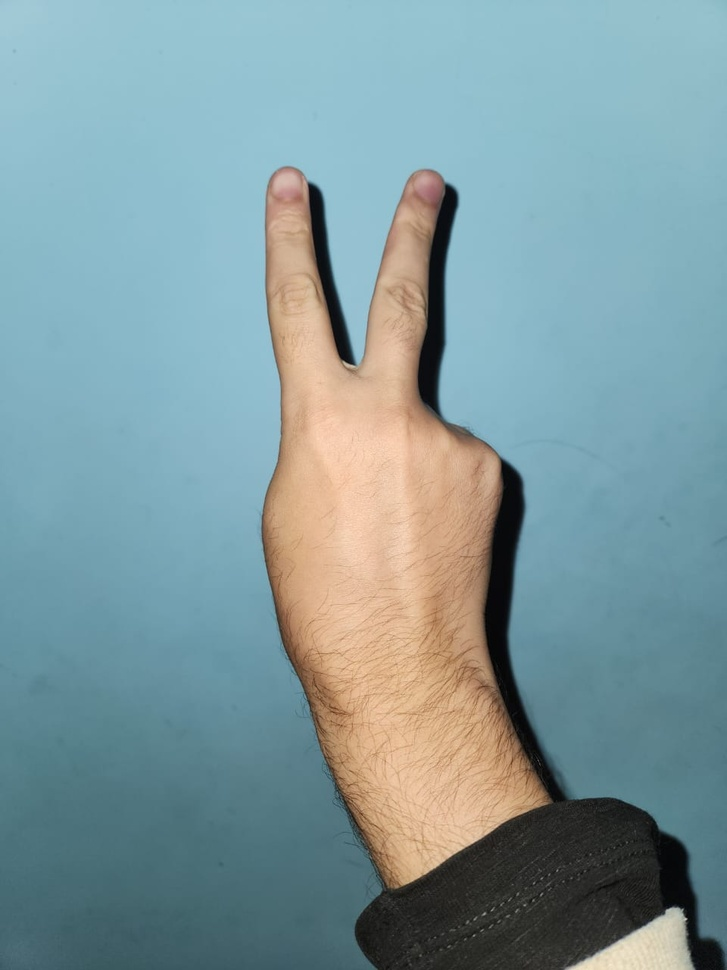
#> input picture gesture-recognition/peace.jpg, 727 x 970 px, shrunk from 960 x 1280 before the run
$ python -i recognizer.py   (imports and definitions only)
#> lines starting #> are read from the running program, lines starting #| are printed output that depends on the picture; after the words box and inside, x2 and y2 are one past the last pixel; in counts of white or black regions, pixels touching at a corner belong together
### gesture-recognition/commonfunctions.py


import skimage.io as io
import matplotlib.pyplot as plt
import numpy as np
from skimage.exposure import histogram
from matplotlib.pyplot import bar
from skimage.color import rgb2gray,rgb2hsv

# Convolution:
from scipy.signal import convolve2d
from scipy import fftpack
import math

from skimage.util import random_noise
from skimage.filters import median
from skimage.feature import canny
from skimage.measure import label
from skimage.color import label2rgb


# Edges
from skimage.filters import sobel_h, sobel, sobel_v,roberts, prewitt

# Show the figures / plots inside the notebook
def show_images(images,titles=None):
    #This function is used to show image(s) with titles by sending an array of images and an array of associated titles.
    # images[0] will be drawn with the title titles[0] if exists
    # You aren't required to understand this function, use it as-is.
    n_ims = len(images)
    if titles is None: titles = ['(%d)' % i for i in range(1,n_ims + 1)]
    fig = plt.figure()
    n = 1
    for image,title in zip(images,titles):
        a = fig.add_subplot(1,n_ims,n)
        if image.ndim == 2:
            plt.gray()
        plt.imshow(image)
        a.set_title(title)
        n += 1
    fig.set_size_inches(np.array(fig.get_size_inches()) * n_ims)
    plt.show()


# [6 lines left out: function showHist, not called in this run]

### gesture-recognition/recognizer.py
import cv2
import threading
from skimage.color import rgb2gray
from skimage.filters import gaussian, threshold_otsu
from skimage.measure import label, regionprops
import numpy as np
from commonfunctions import *
def Recognizer(capturedFrame):
    # preprocess the frame
    gray_frame = rgb2gray(capturedFrame)
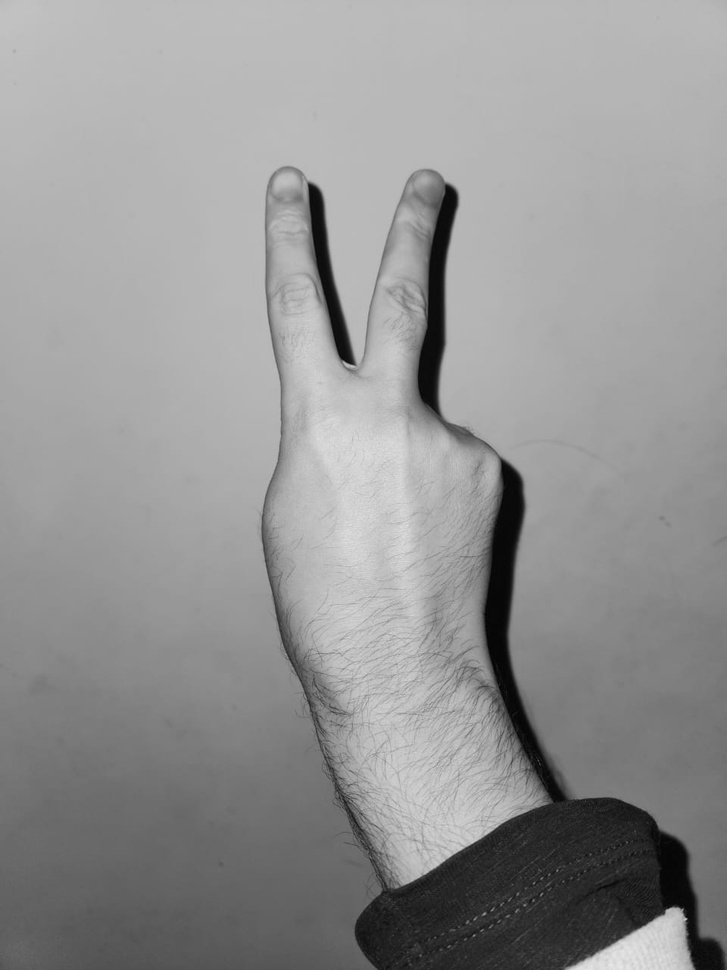
#> gray_frame: shape (970, 727) float64; min 0, max 0.922, mean 0.583

    blurred_frame = gaussian(gray_frame, sigma=1) # to remove noise

    thresh_value = threshold_otsu(blurred_frame) # to get the threshold value
#> thresh_value = 0.511
    thresh_frame = blurred_frame > thresh_value # to get the binary image
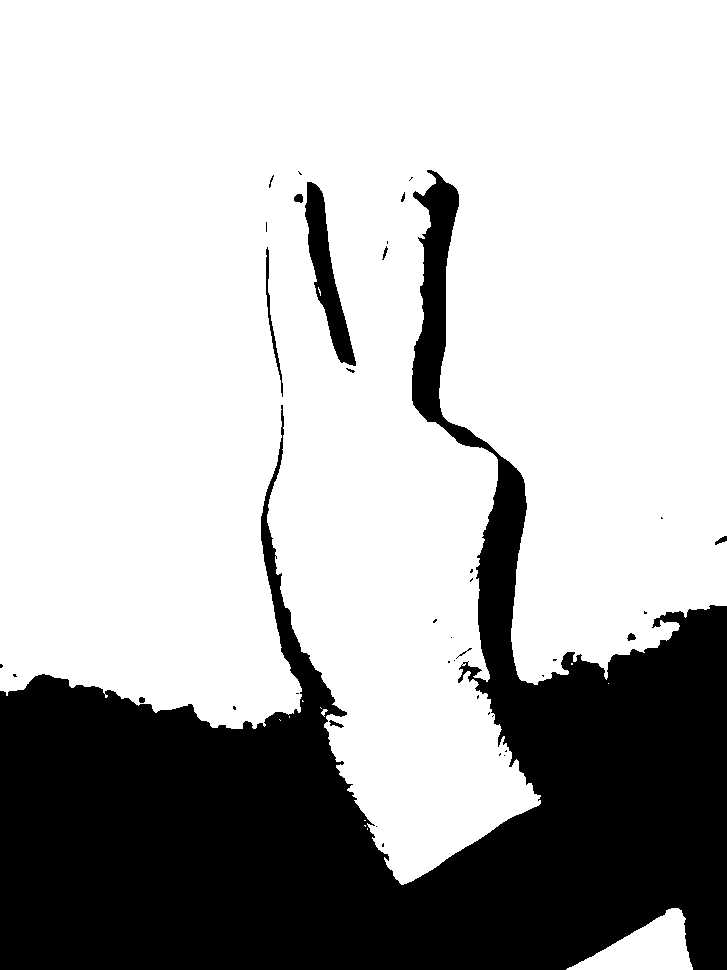
#> thresh_frame: shape (970, 727) bool; 71.7% white; 39 black regions (27 under 20 px), largest, box (x1, y1, x2, y2) and area: (0, 170, 727, 970) 195236, (305, 182, 356, 366) 3354, (266, 247, 283, 397) 386
    show_images([gray_frame, blurred_frame, thresh_frame], ['Gray Frame', 'Blurred Frame', 'Thresholded Frame'])
#> in show_images, `n_ims = len(images)`: n_ims = 3
#> the loop in show_images, `for image,title in zip(images,titles):` made 3 passes
#> title on passes 1 to 3: 'Gray Frame', 'Blurred Frame', 'Thresholded Frame'
#> after the loop in show_images, `for image,title in zip(images,titles):`: n = 4
#> in show_images, `plt.show()`:
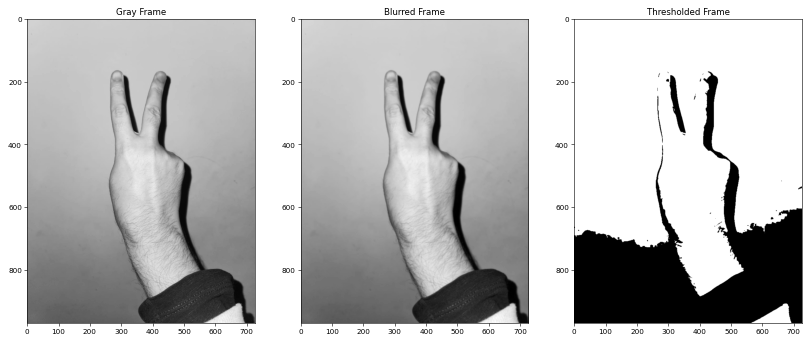
#> figure drawn by matplotlib, 3 panels

    # segment the hand

    # countour hand outline

    # convex hull for fingers

    # finger count logic

    # gesture classification

    # W?

>>> import cv2
>>> picture = cv2.cvtColor(cv2.imread('peace.jpg'), cv2.COLOR_BGR2RGB)
>>> result = Recognizer(picture)
